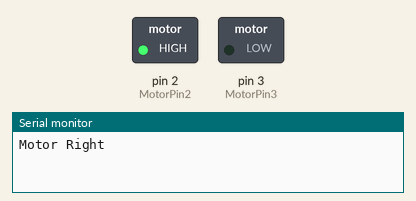
This sketch was run on a simulated Arduino Uno, built with avr-gcc and run on an emulated ATmega328P. Parts: switched loads named in the sketch (green lamp = pin HIGH), the last lines printed to the serial monitor.

Above: at 1.0 s.
At 3.0 s:
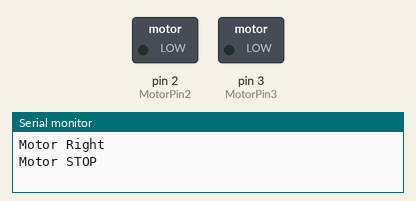
At 5.0 s:
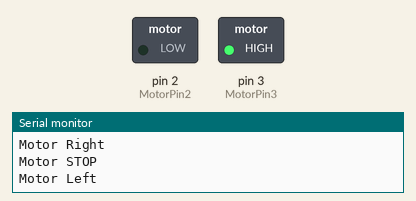
Timing chart, 0 to 7.8 s (numbered marks = the images above):
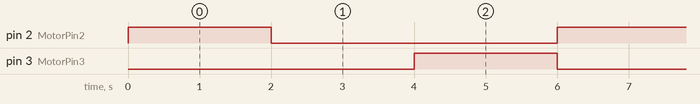

Measured:
- by itself, pin 2 (MotorPin2), pin 3 (MotorPin3): alternates HIGH for 2.0 s and LOW for 4.0 s
- by itself, everything shown: repeats every 6.0 s, in 3 steps

The sketch:

Arduino_L298N_LR.ino
```cpp
int MotorPin2 = 2;
int MotorPin3 = 3;
void setup() {
  pinMode(MotorPin2, OUTPUT);
  pinMode(MotorPin3, OUTPUT);
  Serial.begin(9600);
}

void loop() {

  digitalWrite(MotorPin2, HIGH);
  digitalWrite(MotorPin3, LOW);
  Serial.println("Motor Right");
  delay(2000);
  digitalWrite(MotorPin2, LOW);
  digitalWrite(MotorPin3, LOW);
  Serial.println("Motor STOP");
  delay(2000);
  digitalWrite(MotorPin2, LOW);
  digitalWrite(MotorPin3, HIGH);
  Serial.println("Motor Left");
  delay(2000);


}
```
